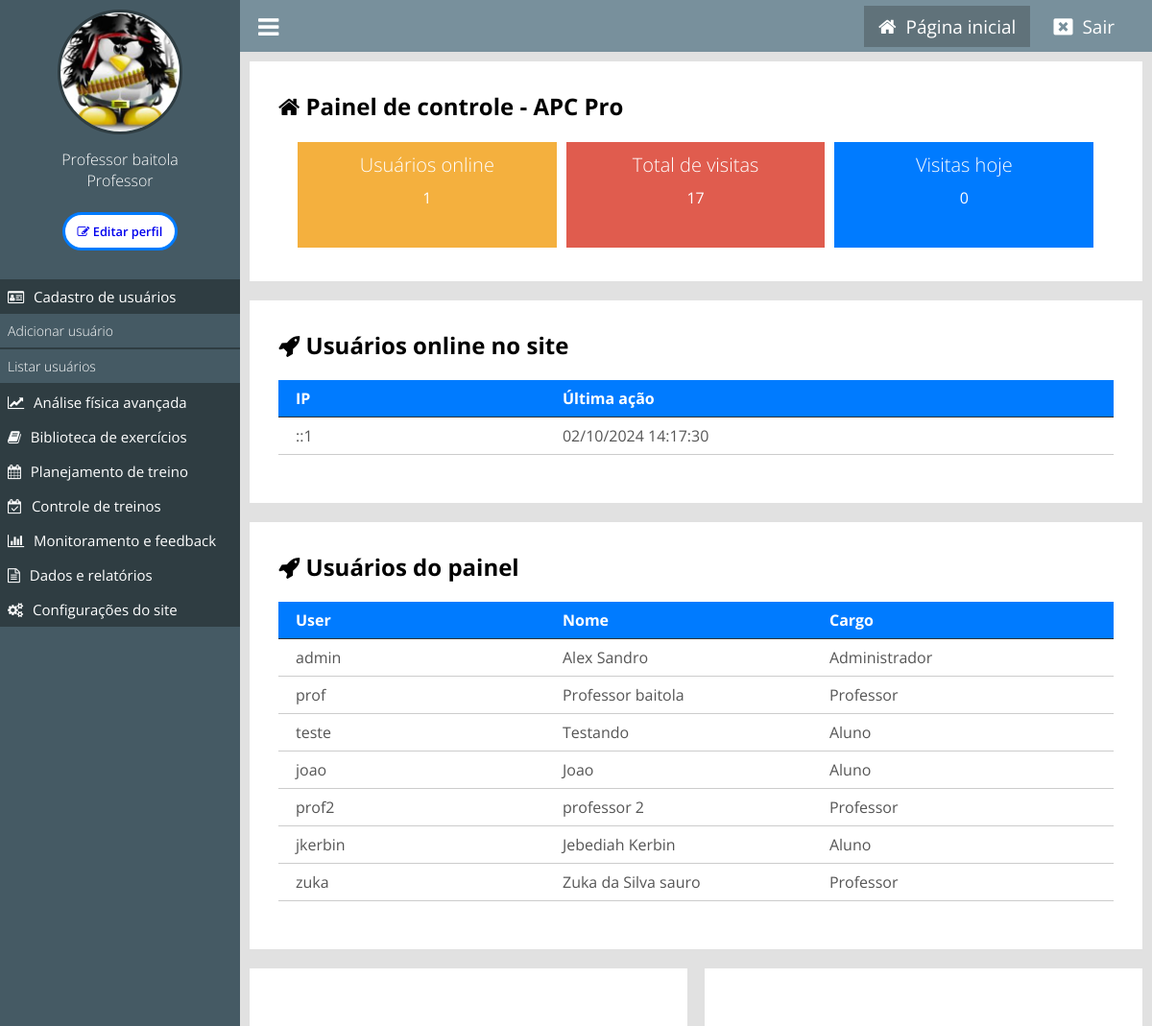
The page /painel/ (signed in) on the database as committed earlier.
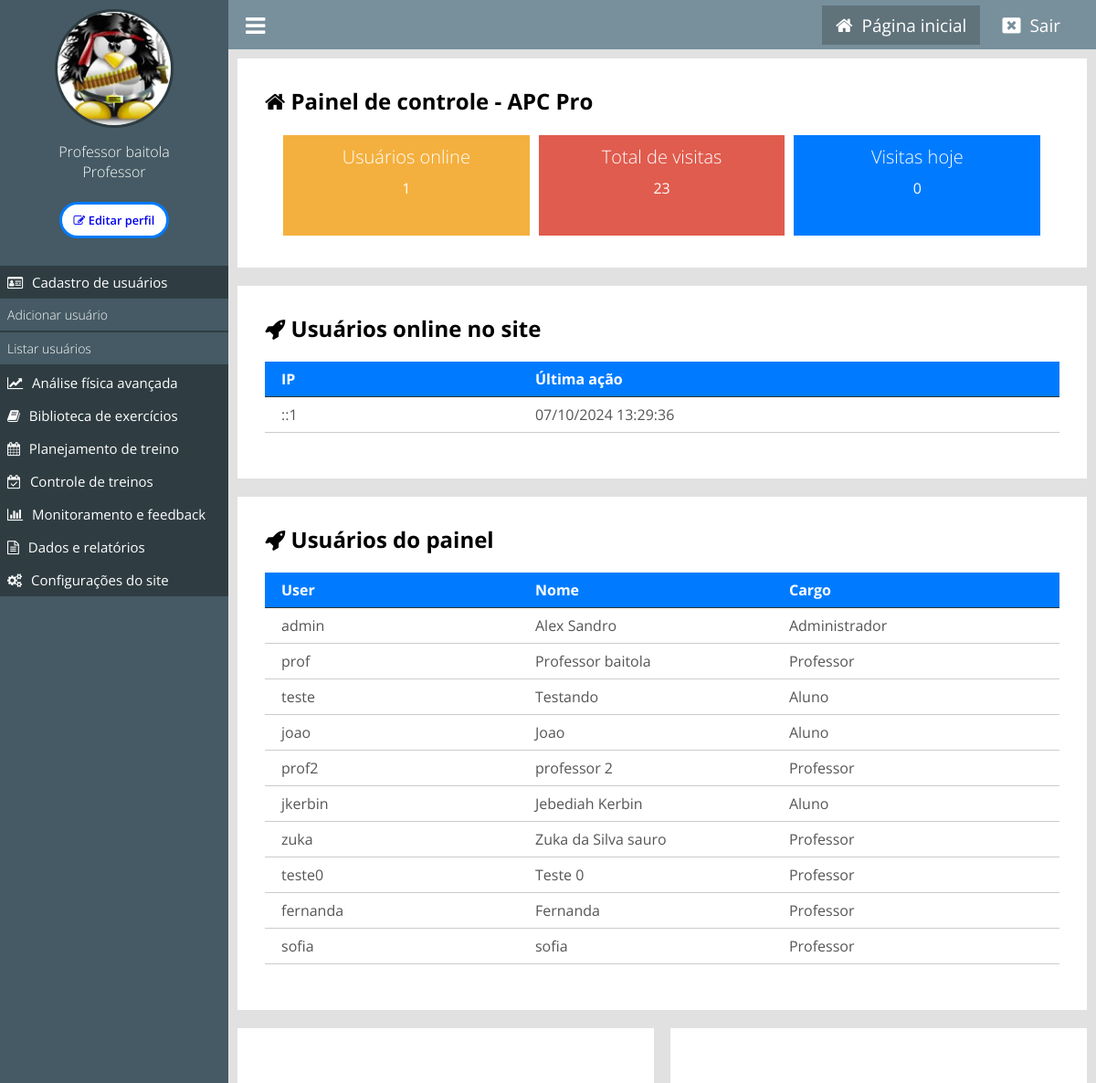
The same page on the database as committed later.
### classes/MySql.php (called while the page is built)
<?php
    class MySql{
        private static $pdo;
        public static function conectar(){
            if(self::$pdo == null){
                try{
                    self::$pdo = new PDO('mysql:host='.HOST.';dbname='.DATABASE,USER,PASSWORD,array(PDO::MYSQL_ATTR_INIT_COMMAND => "SET NAMES utf8"));
                    self::$pdo->setAttribute(PDO::ATTR_ERRMODE,PDO::ERRMODE_EXCEPTION);
                }catch(Exception $e) {
                    echo 'erro ao conectar, tente novamente mais tarde';
                }
            }
            return self::$pdo;
        }
    }
?>

### painel/pages/home.php (the view, shortened to what this page needs)
<?php
    $usuariosOnline = Painel::listarUsuariosOnline();
    $pegarVisitasTotais = MySql::conectar()->prepare("SELECT * FROM `tb_admin.visitas`");
    $pegarVisitasTotais->execute();
    $pegarVisitasTotais = $pegarVisitasTotais->rowCount();
    $pegarVisitasHoje = MySql::conectar()->prepare("SELECT * FROM `tb_admin.visitas` WHERE dia =?");
    $pegarVisitasHoje->execute(array(date('Y-m-d')));
    $pegarVisitasHoje = $pegarVisitasHoje->rowCount();
?>
<div class="box-content left w100">
    <h2><i class="fa fa-home"></i> Painel de controle - <?php echo NOME_EMPRESA ?></h2>
    <div class="box-metricas">
    <div class="box-metrica-single">
        <div class="box-metrica-wraper">
            <h2>Usuários  online</h2>
                <p><?php echo count($usuariosOnline); ?></p>
            </div>
        </div>
        <div class="box-metrica-single">
            <div class="box-metrica-wraper">
                <h2>Total de visitas</h2>
                <p><?php echo $pegarVisitasTotais; ?></p>
            </div>
        </div>
        <div class="box-metrica-single">
            <div class="box-metrica-wraper">
                <h2>Visitas hoje</h2>
                <p><?php echo $pegarVisitasHoje; ?></p>
            </div>
        </div>
    </div>
</div>
<div class="box-content left w100">
    <h2><i class="fa fa-rocket" aria-hidden="true"></i> Usuários online no site</h2>
    <div class="table-responsive">
        <div class="row">
            <div class="col">
                <span>IP</span>
            </div>
            <div class="col">
                <span>Última ação</span>
            </div>
        </div>
    <?php
        foreach ($usuariosOnline as $key => $value) {
    ?>
        <div class="row">
            <div class="col">
                <span><?php echo $value['ip'] ?></span>
            </div>
            <div class="col">
                <span><?php echo date('d/m/Y H:i:s',strtotime($value['ultima_acao'])) ?></span>
            </div>
        </div>
    <?php } ?>
    </div>
</div>
<div class="box-content left w100">
    <h2><i class="fa fa-rocket" aria-hidden="true"></i> Usuários do painel</h2>
    <div class="table-responsive">
        <div class="row">
            <div class="col">
                <span>User</span>
            </div>
            <div class="col">
                <span>Nome</span>
            </div>
            <div class="col">
                <span>Cargo</span>
            </div>
        </div>
    <?php
        $usuariosPainel = MySql::conectar()->prepare("SELECT * FROM `tb_admin.usuarios`");
        $usuariosPainel->execute();
        $usuariosPainel = $usuariosPainel->fetchAll();
        foreach ($usuariosPainel as $key => $value) {
    ?>
        <div class="row">
            <div class="col">
                <span><?php echo $value['user'] ?></span>
            </div>
            <div class="col">
                <span><?php echo $value['nome'] ?></span>
            </div>
            <div class="col">
                <span><?php echo pegaCargo($value['cargo']); ?></span>
            </div>
        </div>
    <?php } ?>
    </div>
</div>
    <div class="box-content left w50">
    </div>
    <div class="box-content right w50">
    </div>

### painel/index.php
<?php
    include_once('../config.php');
    if(Painel::logado() == false){
        include('login.php');
    } else {
        include('main.php');
    }
?>

### painel/main.php (shortened to what this page needs)
<?php
    include_once('../config.php');
?>
<!DOCTYPE html>
<html lang="pt-br">
<head>
    <link rel="stylesheet" href="https://cdnjs.cloudflare.com/ajax/libs/font-awesome/4.7.0/css/font-awesome.min.css">
    <link href="<?php echo INCLUDE_PATH_PAINEL ?>css/style.css" rel="stylesheet"/>
</head>
<body>
<div class="menu">
    <div class="menu-wraper">
        <div class="box-usuario">
            <?php
                if($_SESSION['img'] == ''){
            ?>
                <div class="avatar-usuario">
                    <i class="fa fa-user"></i>
                </div>
            <?php } else { ?>
                <div class="imagem-usuario">
                    <img src="<?php echo INCLUDE_PATH_PAINEL ?>uploads/<?php echo $_SESSION['img']; ?>" />
                </div>
            <?php } ?>
            <div class="nome-usuario">
                <p><?php echo $_SESSION['nome']; ?></p>
                <p><?php echo pegaCargo($_SESSION['cargo']); ?></p><br>
                <button><a href="<?php echo INCLUDE_PATH_PAINEL ?>editar-perfil"><i class="fa fa-pencil-square-o" aria-hidden="true"></i>  Editar perfil</a></button>
            </div>
        </div>
        <div class="items-menu">
            <h2 id="menu-usuarios" class="ativo"><i class="fa fa-id-card-o" aria-hidden="true"></i> Cadastro de usuários</h2>
            <a <?php selecionadoMenu('adicionar-usuario'); ?> <?php verificaPermissaoMenu(1); ?> href="<?php echo INCLUDE_PATH_PAINEL ?>adicionar-usuario">Adicionar usuário</a>
            <a <?php selecionadoMenu('listar-usuarios'); ?> <?php verificaPermissaoMenu(1); ?> href="<?php echo INCLUDE_PATH_PAINEL ?>listar-usuarios">Listar usuários</a>
            <h2 id="menu-analise"><i class="fa fa-line-chart" aria-hidden="true"></i> Análise física avançada</h2>
            <h2 id="menu-biblioteca"><i class="fa fa-book" aria-hidden="true"></i> Biblioteca de exercícios</h2>
            <h2 id="menu-planejamento"><i class="fa fa-calendar" aria-hidden="true"></i> Planejamento de treino</h2>
            <h2 id="menu-controle"><i class="fa fa-calendar-check-o" aria-hidden="true"></i> Controle de treinos</h2>
            <h2 id="menu-monitoramento"><i class="fa fa-bar-chart" aria-hidden="true"></i> Monitoramento e feedback</h2>
            <h2 id="menu-relatorio"><i class="fa fa-file-text-o" aria-hidden="true"></i> Dados e relatórios</h2>
            <h2 id="menu-configuracao"><i class="fa fa-cogs" aria-hidden="true"></i> Configurações do site</h2>
        </div>
    </div>
</div>
    <header>
        <div class="center">
            <div class="menu-btn">
                <i class="fa fa-bars"></i>
            </div>
            <div class="logout">
                <a <?php if(@$_GET['url'] == ''){ ?> style="background: #60727a; padding: 8px 15px;" <?php } ?> href="<?php echo INCLUDE_PATH_PAINEL ?>"><i class="fa fa-home"></i><span>Página inicial</span></a>
                <a href="<?php echo INCLUDE_PATH_PAINEL ?>?logout"><i class="fa fa-window-close"></i><span>Sair</span></a>
            </div>
        </div>
    </header>
<div class="content">
    <?php Painel::loadPage(); ?>
</div>
</body>
</html>

### config.php (shortened to what this page needs)
<?php
	function pegaCargo($indice){
		return Painel::$cargos[$indice];
	}
	function selecionadoMenu($par) {
		$url = isset($_GET['url']) ? explode('/', filter_var($_GET['url'], FILTER_SANITIZE_URL))[0] : '';
		if ($url === $par) {
			echo 'class="menu-active"';
		}
	}
	function verificaPermissaoMenu($permissao){
		if($_SESSION['cargo'] >= $permissao){
			return;
		} else {
			echo 'style="display:none;"';
		}
	}
?>

### classes/Painel.php (shortened to what this page needs)
<?php
class Painel {
    public static function logado(){
        return isset($_SESSION['login']) ? true : false;
    }
    public static function loadPage(){
        if (isset($_GET['url'])) {
            $url = explode('/', $_GET['url']);
            if (file_exists('pages/' . $url[0] . '.php')) {
                include('pages/' . $url[0] . '.php');
            } else {
                header('Location: ' . INCLUDE_PATH_PAINEL);
            }
        } else {
            include('pages/home.php');
        }
    }
    public static function listarUsuariosOnline(){
        $sql = MySql::conectar()->prepare("SELECT * FROM `tb_admin.online`");
        $sql->execute();
        return $sql->fetchAll();
    }
    public static function limparUsuariosOnline(){
        $date = date('Y-m-d H:i:s');
    }
}
?>

### painel/css/style.css (style rules this page uses)
* { margin: 0; padding: 0; box-sizing: border-box; font-family: 'Open Sans', sans-serif; }
html,body { height: 100%; background: rgb(225,225,225); }
body { overflow-x: hidden; }
.center { padding: 0 2%; margin: 0 auto; }
header { position: relative; left: 250px; padding: 10px 0; background: #78909C; width: calc(100% - 250px); }
.logout { float: right; }
.logout a { padding: 0 20px; position: relative; top: 4px; color: white; font-size: 20px; text-decoration: none; }
.logout a > span { text-decoration: none; font-size: 19px; padding-left: 10px; }
.menu-btn { float: left; cursor: pointer; font-size: 25px; color: white; }
.menu-wraper { width: 250px; }
div.menu { overflow-x: hidden; overflow-y: auto; height: 100%; padding: 10px 0; position: fixed; left: 0; top: 0; background: #455A64; float: left; width: 250px; }
div.box-usuario { text-align: center; }
.imagem-usuario > img { display: inline-block; width: 130px; height: 130px; border-radius: 50%; border: 3px solid #2F3D42; }
.nome-usuario { text-align: center; margin-top: 10px; }
.nome-usuario p { color: white; font-size: 16px; font-weight: 300; }
.nome-usuario button a { text-decoration: none; }
.nome-usuario button { width: 120px; height: 40px; border: 3px solid #007bff; border-radius: 45px; transition: all 0.3s; cursor: pointer; background: white; font-size: 0.8em; font-weight: 550; text-decoration: nome; }
.w100 { width: 100%; }
.w50 { width: 49%; }
.left { float: left; }
.right { float: right; }
.content { width: calc(100% - 250px); position: relative; left: 250px; padding: 10px; }
.box-content { background: white; padding: 30px; margin-bottom: 20px; }
.box-metricas h2 { font-weight: 300; font-size: 23px; }
.items-menu { margin-top: 30px; }
.items-menu h2 { text-align: left; font-weight: normal; font-size: 15px; background: #2F3D42; color: white; padding: 8px; cursor: pointer; }
.items-menu h2 i { padding-right: 6px; }
.items-menu a { display: block; padding: 8px; font-weight: 300; font-size: 14px; text-decoration: none; color: white; border-bottom: 2px solid #2F3D42; }
.box-metricas { margin-top:16px; padding:0 15px; }
.box-metrica-single { float: left; position: relative; width: 33.3%; background: #F4B03E; border: 5px solid white; }
.box-metricas .box-metrica-single:nth-of-type(2) { background: #E05C4E; }
.box-metricas .box-metrica-single:nth-of-type(3) { background: #007bff; }
.box-metrica-wraper { padding: 10px 20px; text-align: center; color: white; }
.box-metrica-wraper h2 { font-size: 20px; }
.box-metrica-wraper p { padding: 10px 0; font-size: 16px; }
.table-responsive { max-width: 960px; margin: 20px auto; }
.table-responsive .row:nth-of-type(1) { font-weight: bold; background: #007bff; color: white; border-bottom: 1px solid #333; }
.table-responsive .row { color: #555; border-bottom: 1px solid #ccc; padding: 8px 18px; }
.col { float: left; width: 33.33%; }
@media screen and (max-width: 1200px) { .box-metrica-single { height: 120px; } }

Rows that differ between the two databases and show on the page:
removed tb_admin.online: ip "::1", ultima_acao "02/10/2024 14:17:30"
added tb_admin.online: ip "::1", ultima_acao "07/10/2024 13:29:36"
added tb_admin.usuarios: user "teste0", nome "Teste 0", cargo "Professor"
added tb_admin.usuarios: user "fernanda", nome "Fernanda", cargo "Professor"
added tb_admin.usuarios: user "sofia", nome "sofia", cargo "Professor"
Other text that changed with them:
$pegarVisitasTotais: "17" → "23"
